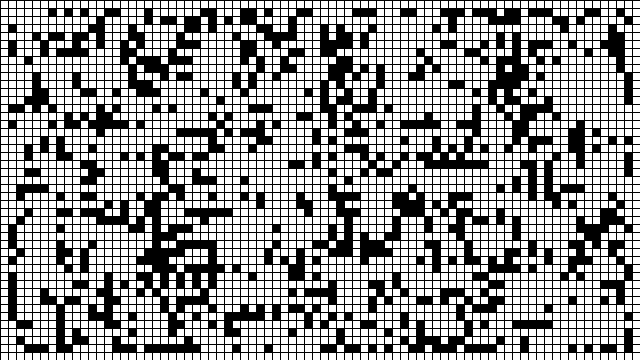
Frame 1 (no input)
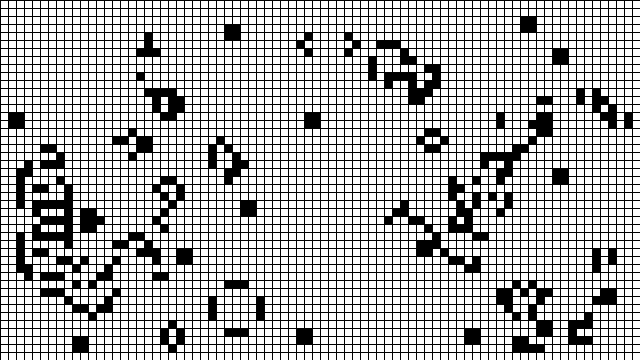
Frame 60 (the mouse pressed at the canvas centre just before this capture)
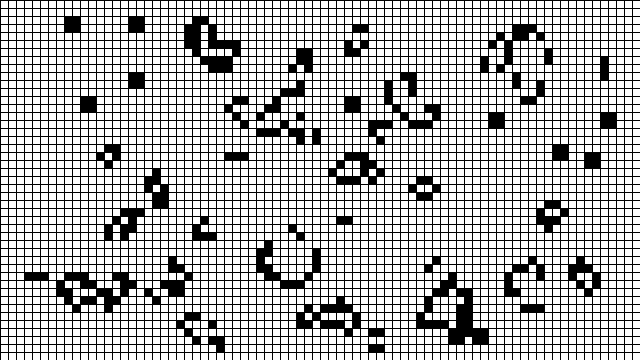
Frame 120 (the mouse held since frame 60 and released just before this capture)

The Processing sketch that drew these frames (run headless with seeded random() and noise(); from frame 60 on, the mouse is pressed at the canvas centre):

// Processing sketch: NOC_7_02_GameOfLifeSimple
// ── NOC_7_02_GameOfLifeSimple.pde
// The Nature of Code
// Daniel Shiffman
// http://natureofcode.com

// A basic implementation of John Conway's Game of Life CA
// how could this be improved to use object oriented programming?
// think of it as similar to our particle system, with a "cell" class
// to describe each individual cell and a "cellular automata" class
// to describe a collection of cells

GOL gol;

void setup() {
  size(640, 360);
  gol = new GOL();
}

void draw() {
  background(255);

  gol.generate();
  gol.display();
}

// reset board when mouse is pressed
void mousePressed() {
  gol.init();
}


// ── GOL.pde
// The Nature of Code
// Daniel Shiffman
// http://natureofcode.com

class GOL {

  int w = 8;
  int columns, rows;

  // Game of life board
  int[][] board;


  GOL() {
    // Initialize rows, columns and set-up arrays
    columns = width/w;
    rows = height/w;
    board = new int[columns][rows];
    //next = new int[columns][rows];
    // Call function to fill array with random values 0 or 1
    init();
  }

  void init() {
    for (int i =1;i < columns-1;i++) {
      for (int j =1;j < rows-1;j++) {
        board[i][j] = int(random(2));
      }
    }
  }

  // The process of creating the new generation
  void generate() {

    int[][] next = new int[columns][rows];

    // Loop through every spot in our 2D array and check spots neighbors
    for (int x = 1; x < columns-1; x++) {
      for (int y = 1; y < rows-1; y++) {

        // Add up all the states in a 3x3 surrounding grid
        int neighbors = 0;
        for (int i = -1; i <= 1; i++) {
          for (int j = -1; j <= 1; j++) {
            neighbors += board[x+i][y+j];
          }
        }

        // A little trick to subtract the current cell's state since
        // we added it in the above loop
        neighbors -= board[x][y];

        // Rules of Life
        if      ((board[x][y] == 1) && (neighbors <  2)) next[x][y] = 0;           // Loneliness
        else if ((board[x][y] == 1) && (neighbors >  3)) next[x][y] = 0;           // Overpopulation
        else if ((board[x][y] == 0) && (neighbors == 3)) next[x][y] = 1;           // Reproduction
        else                                            next[x][y] = board[x][y];  // Stasis
      }
    }

    // Next is now our board
    board = next;
  }

  // This is the easy part, just draw the cells, fill 255 for '1', fill 0 for '0'
  void display() {
    for ( int i = 0; i < columns;i++) {
      for ( int j = 0; j < rows;j++) {
        if ((board[i][j] == 1)) fill(0);
        else fill(255); 
        stroke(0);
        rect(i*w, j*w, w, w);
      }
    }
  }
}
